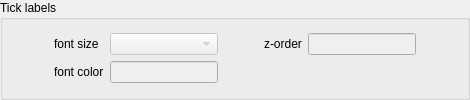
           <widget class="QGroupBox" name="groupBox_29">
            <property name="title">
             <string>Tick labels</string>
            </property>
            <layout class="QVBoxLayout" name="verticalLayout_28">
             <item>
              <layout class="QGridLayout" name="gridLayout_9">
               <item row="0" column="2">
                <widget class="QComboBox" name="tickLabelFontSize">
                 <property name="enabled">
                  <bool>false</bool>
                 </property>
                </widget>
               </item>
               <item row="0" column="1">
                <widget class="QLabel" name="label_137">
                 <property name="text">
                  <string>font size</string>
                 </property>
                </widget>
               </item>
               <item row="0" column="3">
                <spacer name="horizontalSpacer_197">
                 <property name="orientation">
                  <enum>Qt::Horizontal</enum>
                 </property>
                 <property name="sizeHint" stdset="0">
                  <size>
                   <width>40</width>
                   <height>20</height>
                  </size>
                 </property>
                </spacer>
               </item>
               <item row="0" column="5">
                <widget class="QLineEdit" name="tickLabelZorder">
                 <property name="enabled">
                  <bool>false</bool>
                 </property>
                </widget>
               </item>
               <item row="0" column="6">
                <spacer name="horizontalSpacer_198">
                 <property name="orientation">
                  <enum>Qt::Horizontal</enum>
                 </property>
                 <property name="sizeHint" stdset="0">
                  <size>
                   <width>40</width>
                   <height>20</height>
                  </size>
                 </property>
                </spacer>
               </item>
               <item row="0" column="4">
                <widget class="QLabel" name="label_138">
                 <property name="text">
                  <string>z-order</string>
                 </property>
                </widget>
               </item>
               <item row="0" column="0">
                <spacer name="horizontalSpacer_196">
                 <property name="orientation">
                  <enum>Qt::Horizontal</enum>
                 </property>
                 <property name="sizeHint" stdset="0">
                  <size>
                   <width>40</width>
                   <height>20</height>
                  </size>
                 </property>
                </spacer>
               </item>
               <item row="1" column="1">
                <widget class="QLabel" name="label_139">
                 <property name="text">
                  <string>font color</string>
                 </property>
                </widget>
               </item>
               <item row="1" column="2">
                <widget class="QLineEdit" name="tickLabelFontColor">
                 <property name="enabled">
                  <bool>false</bool>
                 </property>
                </widget>
               </item>
              </layout>
             </item>
            </layout>
           </widget>
